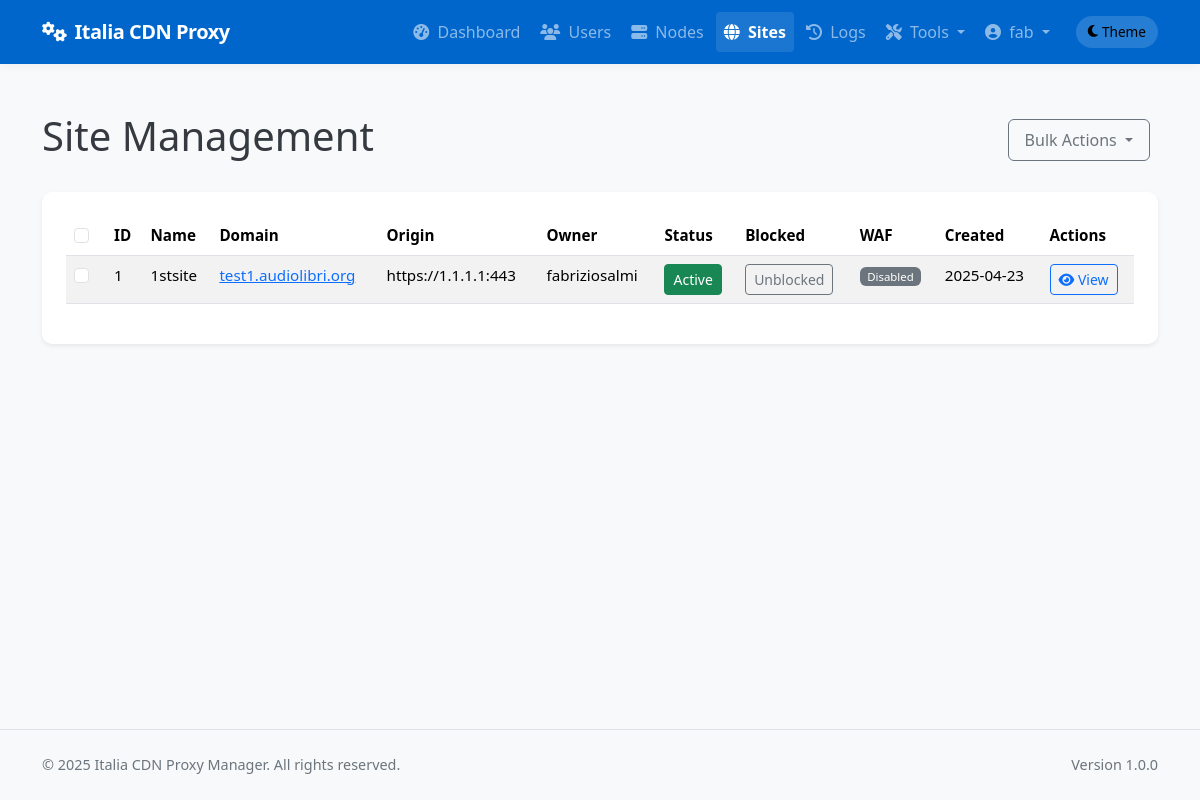
Page /admin/sites (signed in) on the committed database.
### app/models/models.py (models this page shows, shortened)
class User(db.Model):
    __tablename__ = 'users'
    id = db.Column(db.Integer, primary_key=True)
    username = db.Column(db.String(64), unique=True, index=True, nullable=False)
    email = db.Column(db.String(120), unique=True, index=True, nullable=False)
    password_hash = db.Column(db.String(128), nullable=False)
    role = db.Column(db.String(20), nullable=False, default='client')  # 'admin' or 'client'
    is_active = db.Column(db.Boolean, default=True)
    created_at = db.Column(db.DateTime, default=datetime.utcnow)
    last_login = db.Column(db.DateTime, nullable=True)
    sites = db.relationship('Site', backref='owner', lazy='dynamic')
    def is_admin(self):
        return self.role == 'admin'

class Site(db.Model):
    __tablename__ = 'sites'
    id = db.Column(db.Integer, primary_key=True)
    name = db.Column(db.String(64), nullable=False)
    domain = db.Column(db.String(255), unique=True, nullable=False)
    protocol = db.Column(db.String(10), nullable=False, default='https')  # http or https
    origin_protocol = db.Column(db.String(10), nullable=False, default='http')  # http or https for origin
    origin_address = db.Column(db.String(255), nullable=False)  # Backend server address
    origin_port = db.Column(db.Integer, nullable=False)
    user_id = db.Column(db.Integer, db.ForeignKey('users.id'), nullable=True)  # Allow null for discovered sites
    is_active = db.Column(db.Boolean, default=True)
    is_blocked = db.Column(db.Boolean, default=False)
    is_discovered = db.Column(db.Boolean, default=False)  # Whether this site was discovered from node
    use_waf = db.Column(db.Boolean, default=False)
    waf_rule_level = db.Column(db.String(10), default='basic')  # basic, medium, strict
    waf_custom_rules = db.Column(db.Text, nullable=True)  # Custom WAF rules
    waf_max_request_size = db.Column(db.Integer, default=1)  # Max request size in MB
    waf_request_timeout = db.Column(db.Integer, default=60)  # Request timeout in seconds
    waf_block_tor_exit_nodes = db.Column(db.Boolean, default=False)  # Block Tor exit nodes
    waf_rate_limiting_enabled = db.Column(db.Boolean, default=False)  # Enable rate limiting
    waf_rate_limiting_requests = db.Column(db.Integer, default=100)  # Requests per minute
    waf_rate_limiting_burst = db.Column(db.Integer, default=200)  # Burst requests
    force_https = db.Column(db.Boolean, default=True)  # New column to force HTTP to HTTPS redirect
    enable_cache = db.Column(db.Boolean, default=True)
    cache_time = db.Column(db.Integer, default=3600)  # Cache time in seconds, default 1 hour
    cache_static_time = db.Column(db.Integer, default=86400)  # Cache time for static assets in seconds, default 1 day
    custom_cache_rules = db.Column(db.Text, nullable=True)  # Custom cache rules in Nginx format
    cache_browser_time = db.Column(db.Integer, default=3600)  # Browser cache time in seconds, default 1 hour
    use_geoip = db.Column(db.Boolean, default=False)  # Whether to use GeoIP filtering
    geoip_mode = db.Column(db.String(10), default='blacklist')  # 'blacklist' or 'whitelist'
    geoip_countries = db.Column(db.Text, nullable=True)  # Comma-separated list of country codes
    geoip_level = db.Column(db.String(10), default='nginx')  # 'nginx' or 'iptables'
    created_at = db.Column(db.DateTime, default=datetime.utcnow)
    updated_at = db.Column(db.DateTime, default=datetime.utcnow, onupdate=datetime.utcnow)
    custom_config = db.Column(db.Text, nullable=True)  # Additional Nginx configuration
    site_nodes = db.relationship('SiteNode', backref='site', lazy='dynamic')
    ssl_certificates = db.relationship('SSLCertificate', backref='site', lazy='dynamic')
    config_versions = db.relationship('ConfigVersion', backref='site', lazy='dynamic')

### app/controllers/admin.py (the view)
@admin.route('/sites')
@login_required
@admin_required
def list_sites():
    sites = Site.query.all()
    return render_template('admin/sites/list.html', sites=sites)

### app/models/__init__.py (called while the page is built)
@login_manager.user_loader
def load_user(user_id):
    return User.query.get(int(user_id))

### app/services/access_control.py (called while the page is built)
def admin_required(f):
    @wraps(f)
    def decorated_function(*args, **kwargs):
        if not current_user.is_admin():
            flash('You need admin privileges to access this page.', 'error')
            return abort(403)
        return f(*args, **kwargs)
    return decorated_function

### app/templates/admin/sites/list.html (shortened to what this page needs)
{% extends 'base.html' %}
{% block content %}
<div class="container py-4">
    <div class="d-flex justify-content-between align-items-center mb-4">
        <h1>Site Management</h1>
        <div>
            <button class="btn btn-outline-secondary dropdown-toggle me-2" type="button" id="bulkActionsDropdown" data-bs-toggle="dropdown" aria-expanded="false">
                Bulk Actions
            </button>
        </div>
    </div>
    <div class="card shadow-sm">
        <div class="card-body">
            <div class="table-responsive">
                <table class="table table-striped table-hover">
                    <thead>
                        <tr>
                            <th width="40">
                                <input type="checkbox" id="selectAllSites" class="form-check-input">
                            </th>
                            <th>ID</th>
                            <th>Name</th>
                            <th>Domain</th>
                            <th>Origin</th>
                            <th>Owner</th>
                            <th>Status</th>
                            <th>Blocked</th>
                            <th>WAF</th>
                            <th>Created</th>
                            <th>Actions</th>
                        </tr>
                    </thead>
                    <tbody>
                        {% for site in sites %}
                        <tr class="{% if site.is_blocked %}table-danger{% endif %}">
                            <td>
                                <input type="checkbox" class="form-check-input site-checkbox" data-site-id="{{ site.id }}" value="{{ site.id }}">
                            </td>
                            <td>{{ site.id }}</td>
                            <td>{{ site.name }}</td>
                            <td>
                                <a href="{{ site.protocol }}://{{ site.domain }}" target="_blank" rel="noopener noreferrer">
                                    {{ site.domain }}
                                </a>
                            </td>
                            <td>{{ site.protocol }}://{{ site.origin_address }}:{{ site.origin_port }}</td>
                            <td>{{ site.owner.username }}</td>
                            <td>
                                <form method="POST" action="{{ url_for('admin.toggle_site_active', site_id=site.id) }}" class="d-inline">
                                    <button type="submit" class="btn btn-sm btn-{{ 'success' if site.is_active else 'secondary' }}">
                                        {{ 'Active' if site.is_active else 'Inactive' }}
                                    </button>
                                </form>
                            </td>
                            <td>
                                <form method="POST" action="{{ url_for('admin.toggle_site_blocked', site_id=site.id) }}" class="d-inline">
                                    <button type="submit" class="btn btn-sm btn-{{ 'danger' if site.is_blocked else 'outline-secondary' }}">
                                        {{ 'Blocked' if site.is_blocked else 'Unblocked' }}
                                    </button>
                                </form>
                            </td>
                            <td><span class="badge bg-{{ 'success' if site.use_waf else 'secondary' }}">
                                {{ 'Enabled' if site.use_waf else 'Disabled' }}
                            </span></td>
                            <td>{{ site.created_at.strftime('%Y-%m-%d') }}</td>
                            <td>
                                <a href="{{ url_for('admin.view_site', site_id=site.id) }}" class="btn btn-sm btn-outline-primary">
                                    <i class="fas fa-eye"></i> View
                                </a>
                            </td>
                        </tr>
                        {% endfor %}
                    </tbody>
                </table>
            </div>
        </div>
    </div>
</div>
{% endblock %}

### app/templates/base.html (shortened to what this page needs)
<!DOCTYPE html>
<html lang="en" data-bs-theme="light">
<head>
    <link href="https://cdn.jsdelivr.net/npm/bootstrap@5.3.2/dist/css/bootstrap.min.css" rel="stylesheet">
    <link rel="stylesheet" href="https://cdnjs.cloudflare.com/ajax/libs/font-awesome/6.4.2/css/all.min.css">
</head>
<body>
    <header>
        <nav class="navbar navbar-expand-lg navbar-dark bg-primary">
            <div class="container">
                <a class="navbar-brand" href="/">
                    <i class="fas fa-cogs me-2"></i>Italia CDN Proxy
                </a>
                <div class="collapse navbar-collapse" id="navbarNav">
                    <ul class="navbar-nav ms-auto">
                        {% if current_user.is_authenticated %}
                            {% if current_user.is_admin() %}
                                <li class="nav-item">
                                    <a class="nav-link {% if request.endpoint == 'admin.dashboard' %}active{% endif %}" href="{{ url_for('admin.dashboard') }}">
                                        <i class="fas fa-tachometer-alt me-1"></i> Dashboard
                                    </a>
                                </li>
                                <li class="nav-item">
                                    <a class="nav-link {% if 'admin.list_users' in request.endpoint %}active{% endif %}" href="{{ url_for('admin.list_users') }}">
                                        <i class="fas fa-users me-1"></i> Users
                                    </a>
                                </li>
                                <li class="nav-item">
                                    <a class="nav-link {% if 'admin.list_nodes' in request.endpoint %}active{% endif %}" href="{{ url_for('admin.list_nodes') }}">
                                        <i class="fas fa-server me-1"></i> Nodes
                                    </a>
                                </li>
                                <li class="nav-item">
                                    <a class="nav-link {% if 'admin.list_sites' in request.endpoint %}active{% endif %}" href="{{ url_for('admin.list_sites') }}">
                                        <i class="fas fa-globe me-1"></i> Sites
                                    </a>
                                </li>
                                <li class="nav-item">
                                    <a class="nav-link {% if request.endpoint == 'admin.deployment_logs' %}active{% endif %}" href="{{ url_for('admin.deployment_logs') }}">
                                        <i class="fas fa-history me-1"></i> Logs
                                    </a>
                                </li>
                                <li class="nav-item dropdown">
                                    <a class="nav-link dropdown-toggle" href="#" id="adminToolsDropdown" role="button" data-bs-toggle="dropdown" aria-expanded="false">
                                        <i class="fas fa-tools me-1"></i> Tools
                                    </a>
                                </li>
                            {% endif %}
                            <li class="nav-item dropdown">
                                <a class="nav-link dropdown-toggle" href="#" id="userDropdown" role="button" data-bs-toggle="dropdown" aria-expanded="false">
                                    <i class="fas fa-user-circle me-1"></i> {{ current_user.username }}
                                </a>
                            </li>
                        {% endif %}
                        <li class="nav-item d-flex align-items-center">
                            <button id="themeToggle" class="theme-toggle border-0" aria-label="Toggle theme">
                                <i class="fas fa-moon me-1"></i>
                                <span class="d-none d-md-inline">Theme</span>
                            </button>
                        </li>
                    </ul>
                </div>
            </div>
        </nav>
    </header>
    <main>
        {% block content %}{% endblock %}
    </main>
    <footer class="py-4 mt-auto border-top">
        <div class="container">
            <div class="row">
                <div class="col-md-6 text-center text-md-start">
                    <p class="mb-0">&copy; 2025 Italia CDN Proxy Manager. All rights reserved.</p>
                </div>
                <div class="col-md-6 text-center text-md-end">
                    <p class="mb-0">Version 1.0.0</p>
                </div>
            </div>
        </div>
    </footer>
</body>
</html>

### app/templates/base.html (style rules this page uses)
:root { --primary-color: #0066CC; --primary-dark: #0052a3; --success-color: #198754; --info-color: #0dcaf0; --warning-color: #ffc107; --danger-color: #dc3545; --bg-color: #f8f9fa; --text-color: #343a40; --card-bg: #ffffff; --border-color: rgba(0, 0, 0, 0.075); --box-shadow-color: rgba(0, 0, 0, 0.05); --box-shadow-hover: rgba(0, 0, 0, 0.08); --table-stripe-bg: rgba(0, 0, 0, 0.02); --table-hover-bg: rgba(0, 102, 204, 0.03); --nav-hover-bg: rgba(255, 255, 255, 0.1); --input-focus-shadow: rgba(0, 102, 204, 0.25); --dropdown-hover-bg: rgba(0, 102, 204, 0.05); --footer-bg: #f8f9fa; --footer-text: #6c757d; --progress-bg: #e9ecef; }
body { min-height: 100vh; display: flex; flex-direction: column; background-color: var(--bg-color); color: var(--text-color); transition: background-color 0.3s ease, color 0.3s ease; }
main { flex: 1; padding: 1.5rem 0; }
.navbar-brand { font-weight: 700; letter-spacing: -0.5px; }
.navbar { box-shadow: 0 2px 10px var(--box-shadow-color); padding: 0.75rem 1rem; transition: box-shadow 0.3s ease; }
.nav-link { font-weight: 500; transition: all 0.2s ease; padding: 0.5rem 1rem; border-radius: 4px; margin: 0 0.125rem; }
.card { border-radius: 0.625rem; box-shadow: 0 4px 12px var(--box-shadow-color); border: none; margin-bottom: 1.75rem; overflow: hidden; transition: transform 0.2s, box-shadow 0.2s; background-color: var(--card-bg); }
.card-body { padding: 1.5rem; }
.btn { border-radius: 0.375rem; padding: 0.5rem 1rem; font-weight: 500; transition: all 0.2s; }
.btn-sm { border-radius: 0.25rem; padding: 0.25rem 0.5rem; }
.bg-primary { background-color: var(--primary-color) !important; }
.table { font-size: 0.95rem; }
.table th { font-weight: 600; border-top: none; }
.table-striped tbody tr:nth-of-type(odd) { background-color: var(--table-stripe-bg); }
.badge { font-weight: 500; padding: 0.35em 0.65em; }
.nav-link.active { font-weight: 600; background-color: var(--nav-hover-bg); }
footer { font-size: 0.9rem; color: var(--footer-text); background-color: var(--footer-bg); transition: background-color 0.3s ease, color 0.3s ease; }
.theme-toggle { cursor: pointer; padding: 0.375rem 0.75rem; font-size: 0.85rem; display: flex; align-items: center; border-radius: 1.5rem; transition: all 0.3s ease; background-color: rgba(255, 255, 255, 0.15); margin-left: 1rem; }
[data-bs-theme="light"] .theme-toggle .fa-moon { display: inline-block; }

### rows in the picture
User: username "fab"
Site: id "1", name "1stsite", domain "test1.audiolibri.org", protocol "https", origin_address "1.1.1.1", origin_port "443", owner.username "fabriziosalmi", is_active "Active", is_blocked "Unblocked", use_waf "Disabled", created_at "2025-04-23"
